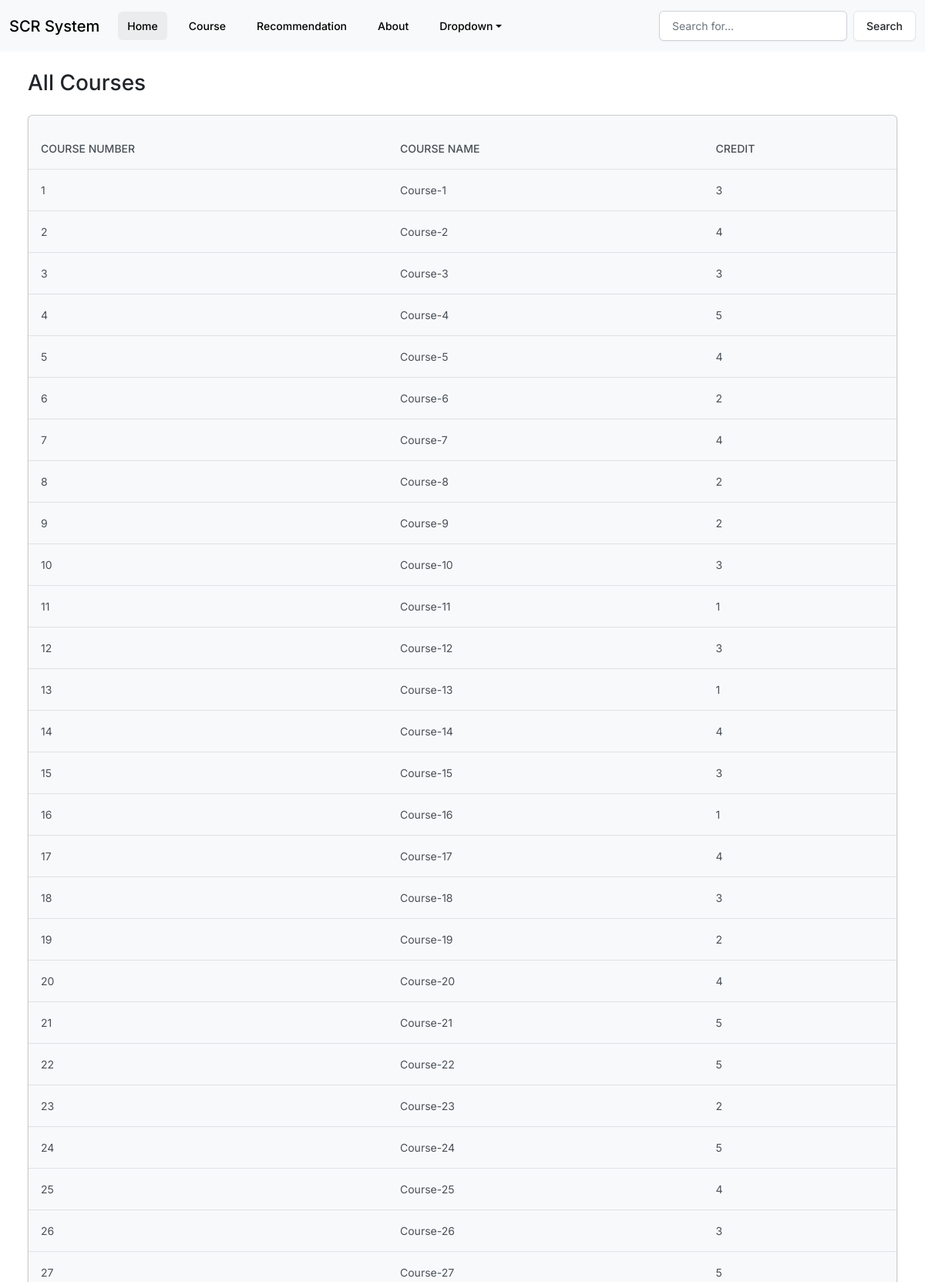
Screenshot of /course/ (upper part) with the database file from the repository.
### students/models.py (models this page shows, shortened)
class Course(models.Model):
    course_number = models.PositiveIntegerField(unique=True)
    course_name = models.CharField(max_length=100)
    course_field = models.CharField(max_length=100, default="")
    credit = models.PositiveIntegerField()
    selected_ratio = models.FloatField(default=0.0)
    difficulty = models.FloatField(default=0.0)
    passed_ratio = models.FloatField(default=0.0)
    satisfaction = models.FloatField(default=0.0)
    mocked = models.BooleanField(default=False)

### students/views.py (the view)
# urls.py: path('course/', views.course, name='course'),
def course(request):
    student_number = request.session.get("info")
    data_dict = {}
    search_data = request.GET.get('q', "")
    if search_data:
        if search_data.isdigit():
            data_dict["course_number__contains"] = search_data
        else:
            data_dict["course_name__contains"] = search_data
    courses_list = Course.objects.all().filter(**data_dict)
    return render(request, 'course.html', {
        'courses': courses_list, "search_data": search_data
    })

### students/templates/course.html
{% extends "base.html" %}
{% block body %}
    <h3 class="m-4">All Courses</h3>
    <div class="row">
        <div class="col-12">
                    {% if courses %}
                        <div class="card bg-light ms-4 me-4 mb-4">
                            <p class="card-text">
                                <div class="table-responsive">
                                    <table class="table table-hover">
                                        <thead>
                                        <tr>
                                            <th scope="col">Course Number</th>
                                            <th scope="col">Course Name</th>
                                            <th scope="col">Credit</th>
                                        </tr>
                                        </thead>
                                        <tbody>
                                        {% for course in courses %}
                                            <tr>
                                                <td>{{ course.course_number }}</td>
                                                <td>{{ course.course_name }}</td>
                                                <td>{{ course.credit }}</td>
                                            </tr>
                                        {% endfor %}
                                        </tbody>
                                    </table>
                                </div>
                            </p>
                            </div>
                        </div>
            {% else %}
                <h5 class="alert alert-primary ms-4 me-4">No matching course</h5>
            {% endif %}
        </div>
    </div>
{% endblock %}

### rows the page displays
Course: course_number "1", course_name "Course-1", credit "3"
Course: course_number "2", course_name "Course-2", credit "4"
Course: course_number "3", course_name "Course-3", credit "3"
Course: course_number "4", course_name "Course-4", credit "5"
Course: course_number "5", course_name "Course-5", credit "4"
Course: course_number "6", course_name "Course-6", credit "2"
Course: course_number "7", course_name "Course-7", credit "4"
Course: course_number "8", course_name "Course-8", credit "2"
Course: course_number "9", course_name "Course-9", credit "2"
Course: course_number "10", course_name "Course-10", credit "3"
Course: course_number "11", course_name "Course-11", credit "1"
Course: course_number "12", course_name "Course-12", credit "3"
Course: course_number "13", course_name "Course-13", credit "1"
Course: course_number "14", course_name "Course-14", credit "4"
Course: course_number "15", course_name "Course-15", credit "3"
Course: course_number "16", course_name "Course-16", credit "1"
Course: course_number "17", course_name "Course-17", credit "4"
Course: course_number "18", course_name "Course-18", credit "3"
Course: course_number "19", course_name "Course-19", credit "2"
Course: course_number "20", course_name "Course-20", credit "4"
Course: course_number "21", course_name "Course-21", credit "5"
Course: course_number "22", course_name "Course-22", credit "5"
Course: course_number "23", course_name "Course-23", credit "2"
Course: course_number "24", course_name "Course-24", credit "5"
Course: course_number "25", course_name "Course-25", credit "4"
Course: course_number "26", course_name "Course-26", credit "3"
Course: course_number "27", course_name "Course-27", credit "5"
